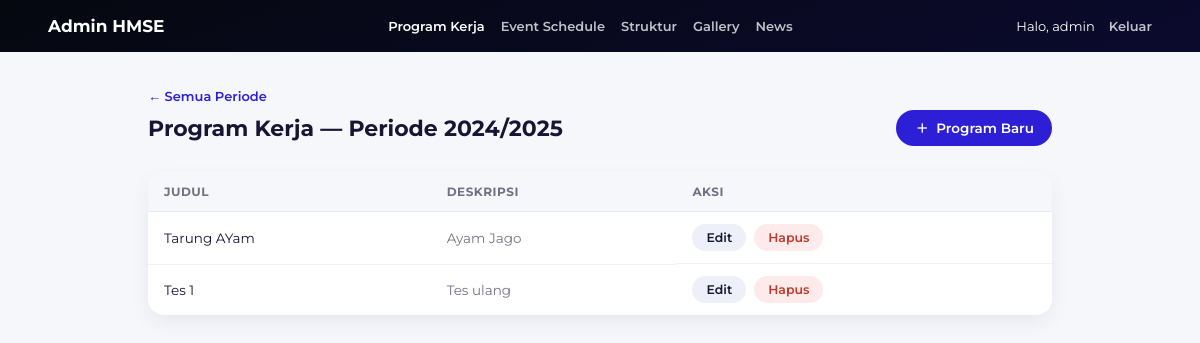
The page /admin/proker-list.php?periode_id=6 (signed in) on the database its author committed.
### tables this page shows
CREATE TABLE `periode` (
  `id` int(11) NOT NULL,
  `start_year` int(11) NOT NULL,
  `end_year` int(11) NOT NULL,
  `sort_order` int(11) DEFAULT 0,
  `created_at` datetime DEFAULT current_timestamp()
);

CREATE TABLE `program_kerja` (
  `id` int(11) NOT NULL,
  `periode_id` int(11) NOT NULL,
  `title` varchar(200) NOT NULL,
  `description` text DEFAULT NULL,
  `sort_order` int(11) DEFAULT 0,
  `created_at` datetime DEFAULT current_timestamp()
);

### admin/includes/helpers.php (called while the page is built, shortened)
<?php
function e(?string $value): string {
    return htmlspecialchars($value ?? '', ENT_QUOTES, 'UTF-8');
}

### admin/proker-list.php (the view, shortened to what this page needs)
<?php
require __DIR__ . '/includes/helpers.php';
$pdo = getDbConnection();
$periodeId = isset($_GET['periode_id']) ? (int)$_GET['periode_id'] : null;
$stmt = $pdo->prepare('SELECT * FROM periode WHERE id = ?');
$stmt->execute([$periodeId]);
$periode = $stmt->fetch();
$stmt = $pdo->prepare('SELECT * FROM program_kerja WHERE periode_id = ? ORDER BY sort_order ASC, id ASC');
$stmt->execute([$periodeId]);
$programs = $stmt->fetchAll();
require __DIR__ . '/includes/header.php';
?>
<div class="admin-breadcrumb"><a href="periode-list.php">&larr; Semua Periode</a></div>
<div class="admin-title-row">
    <h2>Program Kerja &mdash; Periode <?= e($periode['start_year']) ?>/<?= e($periode['end_year']) ?></h2>
    <a class="btn" href="proker-form.php?periode_id=<?= $periodeId ?>"><i class="material-icons" style="font-size:16px;">add</i> Program Baru</a>
</div>
<?php if (empty($programs)): ?>
    <div class="admin-empty">Belum ada program kerja di periode ini.</div>
<?php else: ?>
    <table class="admin-table">
        <thead>
            <tr>
                <th>Judul</th>
                <th>Deskripsi</th>
                <th>Aksi</th>
            </tr>
        </thead>
        <tbody>
            <?php foreach ($programs as $p): ?>
                <tr>
                    <td><?= e($p['title']) ?></td>
                    <td style="max-width:320px; color:rgba(23,21,51,0.6);"><?php
                        $desc = $p['description'] ?? '';
                        echo e(strlen($desc) > 90 ? substr($desc, 0, 90) . '...' : $desc);
                    ?></td>
                    <td class="actions">
                        <a class="btn btn-secondary btn-small" href="proker-form.php?id=<?= (int)$p['id'] ?>">Edit</a>
                        <form class="confirm-delete-form" method="POST" action="proker-delete.php" onsubmit="return confirm('Hapus program \'<?= e($p['title']) ?>\'?');">
                            <button type="submit" class="btn btn-danger btn-small">Hapus</button>
                        </form>
                    </td>
                </tr>
            <?php endforeach; ?>
        </tbody>
    </table>
<?php endif; ?>

### admin/admin.css (style rules this page uses)
* { box-sizing:border-box; }
body { font-family:'Montserrat', sans-serif; background:#f5f7fb; margin:0; color:#171533; }
a { color:inherit; }
.admin-breadcrumb { font-size:13px; color:rgba(23,21,51,0.55); margin-bottom:6px; }
.admin-breadcrumb a { text-decoration:none; color:#2d1fd6; font-weight:600; }
.admin-title-row { display:flex; justify-content:space-between; align-items:center; flex-wrap:wrap; gap:12px; margin-bottom:26px; }
.admin-title-row h2 { font-size:22px; font-weight:700; margin:0; }
.btn { display:inline-flex; align-items:center; gap:6px; padding:10px 18px; border-radius:50px; border:none; background:#2d1fd6; color:#fff; font-family:inherit; font-weight:600; font-size:13.5px; cursor:pointer; text-decoration:none; }
.btn-secondary { background:#eef0f9; color:#171533; }
.btn-danger { background:#fdeaea; color:#c0392b; }
.btn-small { padding:6px 14px; font-size:12.5px; }
.admin-table { width:100%; border-collapse:collapse; background:#fff; border-radius:16px; overflow:hidden; box-shadow:0 8px 20px rgba(11,10,46,0.06); }
.admin-table th, .admin-table td { padding:12px 16px; text-align:left; font-size:13.5px; border-bottom:1px solid rgba(23,21,51,0.06); }
.admin-table th { background:#f5f7fb; font-weight:700; color:rgba(23,21,51,0.6); font-size:12px; text-transform:uppercase; letter-spacing:0.5px; }
.admin-table tr:last-child td { border-bottom:none; }
.admin-table td.actions { display:flex; gap:8px; white-space:nowrap; }
.confirm-delete-form { display:inline; }

### rows shown on the page
periode: start_year "2024", end_year "2025"
program_kerja: title "Tarung AYam", description "Ayam Jago"
program_kerja: title "Tes 1", description "Tes ulang"

### other values the page prints
$_SESSION['admin_username'] "admin"
